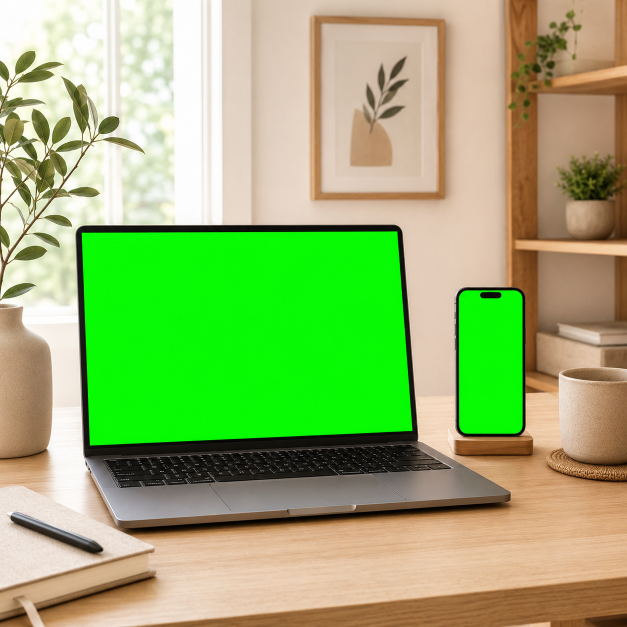
#> input picture templates_data/template_44ab02ba0914/background.png, 1254 x 1254 px, found by its file name (shown at 1/2 size)
$ python test_all_optimized.py   (older library calls are emulated)
#> lines starting #> are read from the running program, lines starting #| are printed output that depends on the picture; after the words box and inside, x2 and y2 are one past the last pixel; in counts of white or black regions, pixels touching at a corner belong together
### services/green_frame_mockup_service.py
from __future__ import annotations

import math
import re
from dataclasses import dataclass
from typing import Any, Optional

import numpy as np
from PIL import Image, ImageChops, ImageFilter

try:
    from scipy import ndimage
except ImportError:  # pragma: no cover - production/dev dependency guard
    ndimage = None

try:
    import cv2
except ImportError:  # pragma: no cover
    cv2 = None


@dataclass
class GreenFrameSettings:
    use_perspective: bool = True
    wide_coverage_envelope: bool = True
    target_color: tuple[int, int, int] = (0, 255, 0)
    tolerance: int = 95
    min_area: int = 2500
    edge_expand: int = 0
    # How far the opening reaches past the detected green on each side, in
    # pixels. A green screen photographed at an angle leaves a sliver of green
    # showing along one edge; these push the artwork over it. Negative pulls
    # the opening back instead.
    mask_expand_left: int = 0
    mask_expand_right: int = 0
    mask_expand_top: int = 0
    mask_expand_bottom: int = 0
    feather_radius: int = 0
    mask_build_quality: int = 2
    aa_scale: int = 1
    edge_aa_radius: int = 0
    fit_mode: str = "cover"
    artwork_scale: float = 1.0
    offset_x: float = 0.0
    offset_y: float = 0.0
    contain_bg: tuple[int, int, int] = (255, 255, 255)
    enable_inner_shadow: bool = False
    inner_shadow_strength: int = 35
    inner_shadow_size: int = 10


@dataclass
class GreenRegion:
    x: int
    y: int
    w: int
    h: int
    area: int
    corners: Optional[dict[str, dict[str, float]]] = None
    inner_corners: Optional[dict[str, dict[str, float]]] = None
    outer_corners: Optional[dict[str, dict[str, float]]] = None


class GreenFrameDetection:
    """What one detection found, held in the smallest form that still answers.

    These are cached per template, and every mask in here is the size of the
    canvas: at 1254x1254 the five arrays this used to hold came to 17MB an
    entry and 208MB for a full cache, and a 6000x6000 mockup put the same cache
    close to five gigabytes. Two changes bring that down without changing a
    pixel of the result:

    * the green alpha channel was stored and never read again -- it is gone;
    * the three yes/no masks are kept as bits rather than as a byte per pixel
      (numpy spends a whole byte on a bool), and unpacked on the way out.

    The unpacking costs about a millisecond per canvas against a render that
    takes far longer, and the callers see the same arrays they always did.
    """

    __slots__ = (
        "width",
        "height",
        "regions",
        "soft_mask",
        "green_count",
        "_raw_bits",
        "_detect_bits",
        "_clip_bits",
    )

    # [24 lines left out: functions __init__, _unpack, not called in this run]

    @property
    def raw_mask(self) -> np.ndarray:
        return self._unpack(self._raw_bits)

    @property
    def detect_mask(self) -> np.ndarray:
        return self._unpack(self._detect_bits)

    @property
    def clip_mask(self) -> np.ndarray:
        return self._unpack(self._clip_bits)

    @raw_mask.setter
    def raw_mask(self, mask: np.ndarray) -> None:
        self._raw_bits = np.packbits(mask)

    @detect_mask.setter
    def detect_mask(self, mask: np.ndarray) -> None:
        self._detect_bits = np.packbits(mask)

    @clip_mask.setter
    def clip_mask(self, mask: np.ndarray) -> None:
        self._clip_bits = np.packbits(mask)


# How hard an edge has to be before a seed-point fill is stopped by it. Set
# high on purpose: a frame's bezel clears it, the shading across a blank
# opening does not, so the fill still follows gradients inside the opening.
_EDGE_BARRIER = 220.0

# How straight a side of the fill has to be before the region is trimmed back
# to it: within this many pixels of the fitted line, for this share of the
# side, and no more tilted than this. A leaked edge misses all three.
_EDGE_INLIER_PX = 1.5
_EDGE_MIN_INLIERS = 0.9
_EDGE_MAX_TILT = 10.0


def _clamp(value: float, lo: float, hi: float) -> float:
    return max(lo, min(hi, value))


def parse_green_frame_settings(effects: dict | None, fallback_fit_mode: str = "cover") -> GreenFrameSettings:
    options = effects.get("green_frame_mockups", {}) if isinstance(effects, dict) else {}
    if not isinstance(options, dict):
        options = {}
    fit_mode = str(options.get("fit_mode") or fallback_fit_mode or "cover").lower()
    if fit_mode not in {"cover", "contain", "stretch"}:
        fit_mode = "cover"

    def number(name: str, fallback: float) -> float:
        try:
            return float(options.get(name, fallback))
        except (TypeError, ValueError):
            return fallback

    shadow_strength = number("inner_shadow_strength", 35)
    if shadow_strength <= 1:
        shadow_strength *= 100
    return GreenFrameSettings(
        use_perspective=bool(options.get("use_perspective", True)),
        wide_coverage_envelope=bool(options.get("use_vector_clip", options.get("wide_coverage_envelope", True))),
        # Wide open by default. 442 is the whole colour space -- the longest
        # distance between two colours in RGB is 255*sqrt(3) = 441.67 -- so at
        # this setting every pixel counts as green and the opening is decided
        # by the frames as drawn rather than by how well the green survived the
        # photograph. That is what makes it a good default here: the artwork
        # fills the frame exactly, with no sliver of green left along an edge
        # that happened to be lit differently. Lower it on a template where the
        # opening has to follow a shape the frames do not describe.
        tolerance=int(_clamp(number("tolerance", 442), 10, 442)),
        min_area=int(_clamp(number("min_area", 2500), 80, 200000)),
        edge_expand=int(_clamp(number("edge_expand", 0), 0, 255)),
        mask_expand_left=int(_clamp(number("mask_expand_left", 0), -50, 150)),
        mask_expand_right=int(_clamp(number("mask_expand_right", 0), -50, 150)),
        mask_expand_top=int(_clamp(number("mask_expand_top", 0), -50, 150)),
        mask_expand_bottom=int(_clamp(number("mask_expand_bottom", 0), -50, 150)),
        feather_radius=int(_clamp(number("feather_radius", 0), 0, 12)),
        mask_build_quality=int(_clamp(number("mask_build_quality", 2), 1, 3)),
        aa_scale=int(_clamp(number("aa_scale", 1), 1, 8)),
        edge_aa_radius=int(_clamp(number("edge_aa_radius", 0), 0, 6)),
        fit_mode=fit_mode,
        artwork_scale=_clamp(number("artwork_scale", 1.0), 0.1, 3.0),
        offset_x=_clamp(number("offset_x", 0.0), -1.0, 1.0),
        offset_y=_clamp(number("offset_y", 0.0), -1.0, 1.0),
        contain_bg=_parse_hex_rgb(options.get("contain_bg_color"), (255, 255, 255)),
        # Legacy green-frame inner shadow is retired: the standard
        # "Inner Frame Shadow" effect (target IMG) now covers green mockups too.
        enable_inner_shadow=False,
        inner_shadow_strength=int(_clamp(shadow_strength, 0, 100)),
        inner_shadow_size=int(_clamp(number("inner_shadow_size", 10), 1, 30)),
    )


def _parse_hex_rgb(value: Any, fallback: tuple[int, int, int]) -> tuple[int, int, int]:
    if not isinstance(value, str) or not re.fullmatch(r"#[0-9a-fA-F]{6}", value):
        return fallback
    return int(value[1:3], 16), int(value[3:5], 16), int(value[5:7], 16)


# [25 lines left out: functions _dilate_mask, _blur_float_field, not called in this run]


def _color_distance(rgb: np.ndarray, target: tuple[int, int, int]) -> np.ndarray:
    diff = rgb.astype(np.float32) - np.asarray(target, dtype=np.float32)
    return np.sqrt(np.sum(diff * diff, axis=2))


# [40 lines left out: functions _green_confidence, _target_pixels, _sample_grid, not called in this run]


def _sample_float(field: np.ndarray, x: float, y: float) -> float:
    return float(_sample_grid(field, np.asarray([x], dtype=np.float32), np.asarray([y], dtype=np.float32))[0])


# [201 lines left out: functions _bilinear_upsample, _precision_soft_mask, _find_corners, _connected_regions, detect_green_frames, _expand_sides and 1 more, not called in this run]


# What a blob is scored against when deciding whether it is a screen at all.
# The tolerance says how far the screen's own colour may drift; this says how
# green the blob has to be at heart, and it does not move with the tolerance --
# scoring a blob with the same wide setting that found it would call the whole
# room green.
_GREEN_REFERENCE_TOLERANCE = 160
# ...and how green that is: half of what the greenest blob in the picture
# manages, never below this floor. Relative, so a screen that photographed dull
# still passes on a mockup where nothing is brighter.
_GREEN_REGION_FLOOR = 0.35
_GREEN_REGION_SHARE = 0.5


# [55 lines left out: functions _green_regions_only, _soft_mask_for_regions, not called in this run]


def _quad_area(points: np.ndarray) -> float:
    x, y = points[:, 0], points[:, 1]
    return float(abs(np.dot(x, np.roll(y, -1)) - np.dot(y, np.roll(x, -1))) / 2.0)


# [129 lines left out: functions _quad_containing, _region_quad, green_detection_raw, not called in this run]


def green_mask_image(state: GreenFrameDetection) -> Image.Image:
    return Image.fromarray(np.where(state.detect_mask, 255, 0).astype(np.uint8))


# [571 lines left out: functions detection_from_mask, detect_frames_by_color, _refine_region_boundaries, _fitted_edge, _straighten_sides, detect_frames_from_points and 7 more, not called in this run]


def _dist(a: dict[str, float], b: dict[str, float]) -> float:
    return math.hypot(a["x"] - b["x"], a["y"] - b["y"])


# [27 lines left out: functions _expanded_quad, _homography, not called in this run]


def _apply_h(m: np.ndarray, x: float, y: float) -> tuple[float, float]:
    den = m[6] * x + m[7] * y + m[8]
    return ((m[0] * x + m[1] * y + m[2]) / den, (m[3] * x + m[4] * y + m[5]) / den)


# [162 lines left out: functions _sample_rgb, _sample_rgba, _render_perspective_region, _inner_shadow, not called in this run]

### services/simple_mockup_service.py
import base64
import json
import math
import random
import re
import threading
from base64 import b64encode
from collections import OrderedDict
from dataclasses import dataclass
from datetime import datetime, timezone
from io import BytesIO
from pathlib import Path
from typing import Any
from uuid import uuid4

from PIL import Image, ImageChops, ImageDraw, ImageEnhance, ImageFilter, ImageOps, features

from services.green_frame_mockup_service import (
    detect_green_frames,
    detection_from_mask,
    parse_green_frame_settings,
    render_green_frame_mockup,
)
from services.image_utils import (
    fit_artwork,
    get_perspective_coefficients,
    load_mask,
    load_rgba,
)


class TemplateNotFoundError(FileNotFoundError):
    pass


class InvalidTemplateError(ValueError):
    pass


class RenderValidationError(ValueError):
    pass


@dataclass(frozen=True)
class RenderResult:
    mode: str
    template_id: str
    output_url: str
    width: int
    height: int

    # [18 lines left out: functions as_response, _safe_template_folder, not called in this run]


def _safe_asset_path(template_folder: Path, asset_name: str) -> Path:
    if not isinstance(asset_name, str) or not asset_name:
        raise InvalidTemplateError("Template references a missing image asset")
    asset_path = (template_folder / asset_name).resolve()
    if template_folder.resolve() not in asset_path.parents or not asset_path.is_file():
        raise InvalidTemplateError(f"Template asset not found: {asset_name}")
    return asset_path


# [11 lines left out: function _optional_asset_path, not called in this run]


# Parsed manifests cached by file stamp: template listings and renders hit the
# same manifest files repeatedly, so skip re-reading and re-validating JSON.
_MANIFEST_CACHE: OrderedDict[str, tuple[tuple[int, int], dict[str, Any]]] = OrderedDict()
_MANIFEST_CACHE_LOCK = threading.Lock()
_MANIFEST_CACHE_LIMIT = 512


# [89 lines left out: functions load_manifest, _validated_canvas_and_area, not called in this run]


# The catalog record is a template's live state; the manifest on disk is the
# snapshot written when it was published. Readers overlay one on the other here
# rather than each keeping its own idea of which wins, so an admin edit takes
# effect everywhere without the manifest being rewritten on every change.
#
# A field the admin can clear -- the mask, the detected regions, the provider --
# is taken from the record even when it is empty; the rest fall back to the
# manifest wherever the record has nothing to say.
_RECORD_FIELDS = (
    "name",
    "product_type",
    "orientation",
    "artwork_area",
    "fit_mode",
    "effects",
)
_RECORD_CLEARABLE = (
    "raw_artwork_area",
    "detection_provider",
    "detection_confidence",
)


# [111 lines left out: functions merge_template_record, list_templates, select_template_for_artwork, _mask_for_artwork, not called in this run]


def _full_canvas_mask(
    template_folder: Path,
    mask_name: str,
    canvas_size: tuple[int, int],
    area: dict[str, Any],
) -> Image.Image:
    mask_image = load_mask(_safe_asset_path(template_folder, mask_name))
    if mask_image.size == canvas_size:
        return mask_image
    if mask_image.size == (area["width"], area["height"]):
        full_mask = Image.new("L", canvas_size, 0)
        full_mask.paste(mask_image, (area["x"], area["y"]))
        return full_mask
    raise InvalidTemplateError("Mask size must match the canvas or artwork area")


# [159 lines left out: functions _parse_hex_color, _green_frame_options, _is_green_frame_raw, _mask_regions, _normalize_green_regions, _prepare_green_source and 2 more, not called in this run]


def _distance(a: dict[str, float], b: dict[str, float]) -> float:
    return math.hypot(float(a["x"]) - float(b["x"]), float(a["y"]) - float(b["y"]))


# [50 lines left out: functions _expanded_quad, _green_region_mask_box, _apply_region_inner_shadow, not called in this run]


# Green-frame detection is independent of the artwork, so cache it per template:
# repeated previews/renders of the same template skip the expensive mask build.
_GREEN_DETECTION_CACHE: OrderedDict[tuple, Any] = OrderedDict()
_GREEN_DETECTION_LOCK = threading.Lock()
_GREEN_DETECTION_CACHE_LIMIT = 12


# [1014 lines left out: functions _file_stamp, _green_detection_cache_key, mask_from_regions, _render_green_frame_mockup, _apply_inner_shadow, _apply_glass_reflection and 12 more, not called in this run]


# Supported output encodings: canonical name -> (PIL format, file extension)
_OUTPUT_FORMATS = {
    "png": ("PNG", "png"),
    "webp": ("WEBP", "webp"),
    "jpeg": ("JPEG", "jpg"),
    "jpg": ("JPEG", "jpg"),
}

# AVIF only where the installed Pillow can actually write it: support arrived in
# Pillow 11.3, and this project still runs on 10. Offering a format that then
# fails at save time is worse than not offering it, so the list a caller is
# refused against is the list that really works here.
if features.check("avif"):
    _OUTPUT_FORMATS["avif"] = ("AVIF", "avif")


def supported_output_formats() -> list[str]:
    """The formats a render can be asked for, on this installation."""
    return sorted({extension for _, extension in _OUTPUT_FORMATS.values()} | set(_OUTPUT_FORMATS))


# Legacy name for preview files written by earlier builds, kept so the cleanup
# below can still find and remove them. Previews are no longer written to disk.
PREVIEW_PREFIX = "preview_"


# [375 lines left out: functions prune_preview_outputs, _encode_output, _save_output, save_render_image, _render_geometric_frames, _output_reference and 1 more, not called in this run]

### scratch/test_all_optimized.py
import sys
sys.path.append('.')
import time
from pathlib import Path
from PIL import Image, ImageChops, ImageFilter
import numpy as np

# Load mockup components
templates_folder = Path("draft_templates")
template_id = "template_44ab02ba0914"
template_folder = templates_folder / template_id

background = Image.open(template_folder / "background.png")
#> background is the input picture: PIL image 1254x1254 RGBA; mean R, G, B, A 151.7, 179.9, 112.3, 255
mask = Image.open(template_folder / "mask.png")
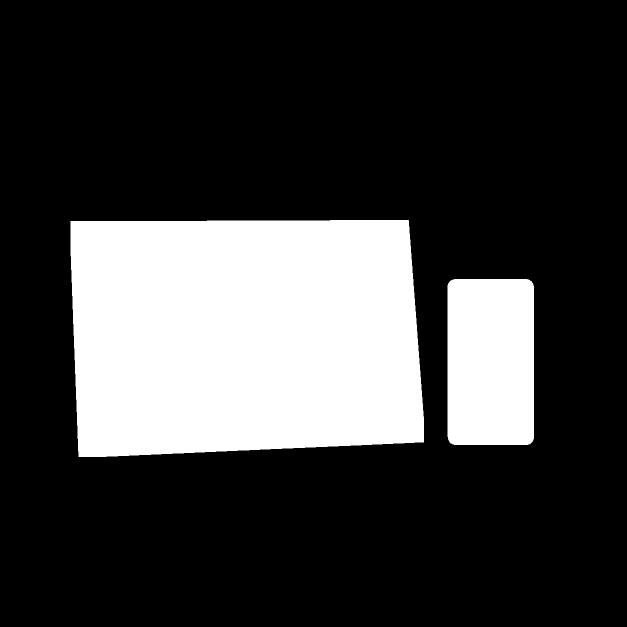
#> input picture templates_data/template_44ab02ba0914/mask.png, 1254 x 1254 px, found by its file name (shown at 1/2 size)
#> mask is the input picture: PIL image 1254x1254 L; 23.7% white; 2 white regions, box (x1, y1, x2, y2) and area: (141, 440, 848, 914) 315474, (895, 558, 1068, 890) 57199
artwork = Image.new("RGBA", (800, 800), (255, 0, 0, 255))
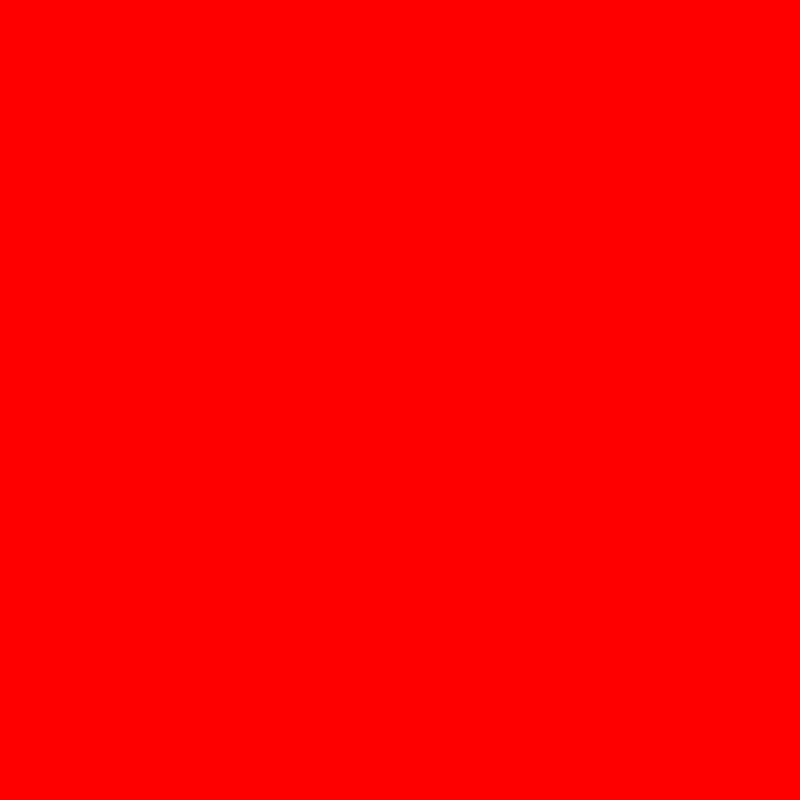
#> artwork: PIL image 800x800 RGBA; mean R, G, B, A 255, 0, 0, 255

from services.green_frame_mockup_service import (
    GreenFrameSettings, GreenRegion, GreenFrameDetection,
    parse_green_frame_settings, detect_green_frames,
    _expanded_quad, _dist, _homography
)
from services.simple_mockup_service import load_manifest, _full_canvas_mask, detection_from_mask

# Set settings
effects = None
fit_mode = "cover"
settings = parse_green_frame_settings(effects, fit_mode)

# Detect
full_mask = _full_canvas_mask(template_folder, "mask.png", background.size, {"width": 662, "height": 429, "x": 163, "y": 462})
#> (the run stopped early here; a loop or call above may not have finished)
